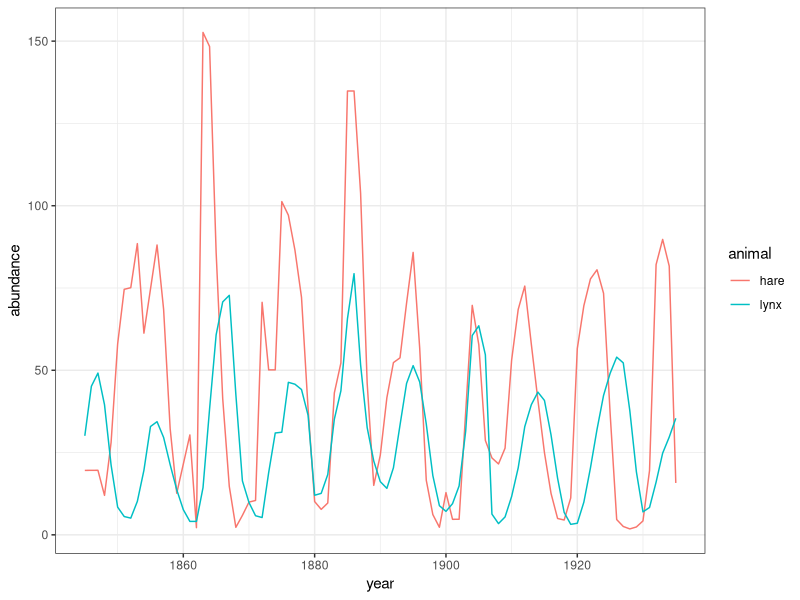
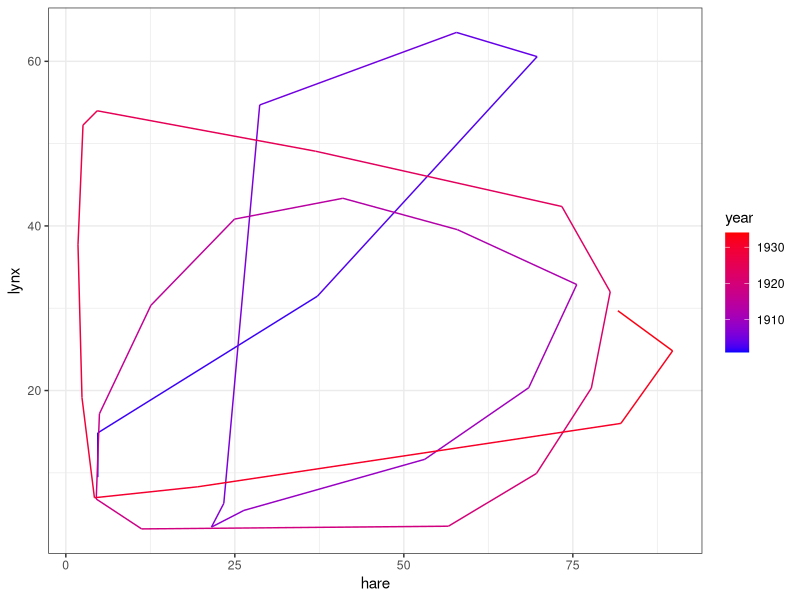

Write the R code that produced these figures, in order.
library(tidyverse) 

data<-read_csv("data/lynx_hare_data.csv") #read in the dataset

#have a look at the data
head(data)

# let's make the data "long" so we can get use it nicely in ggplot, using pivot_longer
data_long<-data %>% 
  pivot_longer(cols = c(lynx, hare), names_to = "animal", values_to = "abundance")

#have a look 
head(data_long)
#now the animal are in one column, and the abundance is in another.

#let's use these to see how abundance changes across time
data_long%>%
  ggplot(aes(x=year, y=abundance, col=animal)) + #set up the aesthetics of ggplot
  geom_path() + #make a line
  theme_bw()
   
#let's plot the lynx-abundance as a function of the hare abundance     
data%>%
  filter(year>1900,
         year<1935) %>%
  ggplot(aes(x=hare, y=lynx, col=year)) +
  geom_path() + 
  scale_colour_gradient(low = "blue", high = "red", na.value = NA) +
  theme_bw()


